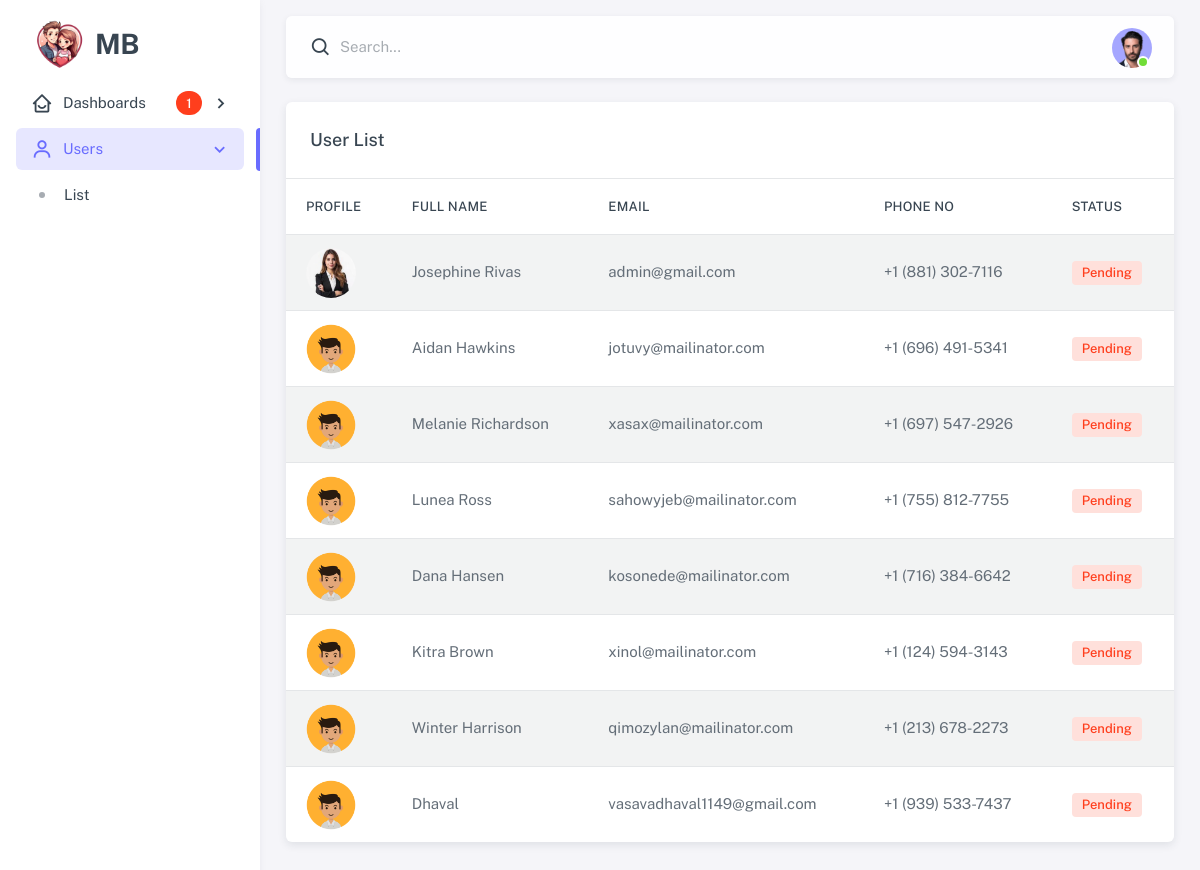
The app's page /admin/user_list.php (signed in) with its own data.
### tables this page shows
CREATE TABLE `users` (
  `id` int(11) NOT NULL,
  `role_id` int(11) NOT NULL DEFAULT 2,
  `full_name` varchar(255) DEFAULT NULL,
  `profile_img` varchar(255) NOT NULL DEFAULT 'assets/img/avatar/avatar-1.png',
  `password` varchar(255) DEFAULT NULL,
  `dob` date DEFAULT NULL,
  `gender` varchar(10) DEFAULT NULL,
  `email` varchar(255) DEFAULT NULL,
  `phone_no` varchar(20) DEFAULT NULL,
  `height` float DEFAULT NULL,
  `weight` float DEFAULT NULL,
  `cast` varchar(255) DEFAULT NULL,
  `place_of_birth` varchar(255) DEFAULT NULL,
  `state` varchar(255) DEFAULT NULL,
  `city` varchar(255) DEFAULT NULL,
  `religion` varchar(255) DEFAULT NULL,
  `mother_tongue` varchar(255) DEFAULT NULL,
  `education` varchar(255) DEFAULT NULL,
  `occupation` varchar(255) DEFAULT NULL,
  `income` decimal(10,2) DEFAULT NULL,
  `father_occupation` varchar(255) DEFAULT NULL,
  `mother_occupation` varchar(255) DEFAULT NULL,
  `siblings` int(11) DEFAULT NULL,
  `partner_age` int(11) DEFAULT NULL,
  `partner_height` float DEFAULT NULL,
  `partner_religion` varchar(255) DEFAULT NULL,
  `personality_traits` text DEFAULT NULL,
  `hobbies` text DEFAULT NULL,
  `about_me` text DEFAULT NULL,
  `what_are_you_looking_for` text DEFAULT NULL,
  `status` varchar(50) DEFAULT NULL,
  `created_at` timestamp NOT NULL DEFAULT current_timestamp(),
  `updated_at` timestamp NOT NULL DEFAULT current_timestamp() ON UPDATE current_timestamp()
);

### admin/db.php (called while the page is built, shortened)
<?php
$base_url = "http://" . $_SERVER['HTTP_HOST'] . dirname($_SERVER['SCRIPT_NAME']);
?>

### admin/user_list.php (the view, shortened to what this page needs)
<?php include 'header.php'; ?>
<?php
$sql = "SELECT * FROM users";
$result = mysqli_query($conn, $sql);
?>
<body>
    <div class="layout-wrapper layout-content-navbar">
        <div class="layout-container">
            <?php include 'sidebar.php'; ?>
            <div class="layout-page">
                <?php include 'navbar.php'; ?>
                <div class="content-wrapper">
                    <div class="container-xxl flex-grow-1 container-p-y">
                        <div class="card">
                            <h5 class="card-header">User List</h5>
                            <div class="table-responsive text-nowrap">
                                <table class="table table-striped">
                                    <thead>
                                        <tr>
                                            <th>Profile</th>
                                            <th>Full Name</th>
                                            <th>Email</th>
                                            <th>Phone No</th>
                                            <th>Status</th>
                                        </tr>
                                    </thead>
                                    <tbody class="table-border-bottom-0">
                                        <?php if (mysqli_num_rows($result) > 0): ?>
                                        <?php while ($row = mysqli_fetch_assoc($result)): ?>
                                        <tr>
                                            <td>
                                            <img src="<?= str_replace('admin/', '', $base_url . '/' . $row['profile_img']); ?>" alt="Profile"
     alt="Profile Picture"
     class="profile-img"
     onerror="this.onerror=null; this.src='<?= $base_url ?>/assets/img/avatar/avatar-1.png';">
                                            </td>
                                            <td><?= htmlspecialchars($row['full_name']) ?></td>
                                            <td><?= htmlspecialchars($row['email']) ?></td>
                                            <td><?= htmlspecialchars($row['phone_no']) ?></td>
                                            <td>
                                                <span
                                                    class="badge bg-label-<?= $row['status'] === 'active' ? 'success' : 'danger' ?>">
                                                    <?= ucfirst($row['status']) ?>
                                                </span>
                                            </td>
                                        </tr>
                                        <?php endwhile; ?>
                                        <?php else: ?>
                                        <tr>
                                            <td colspan="5" class="text-center">No users found</td>
                                        </tr>
                                        <?php endif; ?>
                                    </tbody>
                                </table>
                            </div>
                        </div>
                    </div>
                </div>
            </div>
        </div>
    </div>
</body>
</html>

### admin/header.php (shortened to what this page needs)
<?php
include 'db.php';
?>
<!doctype html>
<html lang="en" class="light-style layout-menu-fixed layout-compact" dir="ltr" data-theme="theme-default"
    data-assets-path="assets/" data-template="vertical-menu-template-free" data-style="light">
<head>
    <link rel="stylesheet" href="assets/vendor/fonts/boxicons.css" />
    <link rel="stylesheet" href="assets/vendor/css/core.css" class="template-customizer-core-css" />
    <link rel="stylesheet" href="assets/vendor/css/theme-default.css" class="template-customizer-theme-css" />
    <link rel="stylesheet" href="assets/css/demo.css" />
    <link rel="stylesheet" href="assets/vendor/libs/perfect-scrollbar/perfect-scrollbar.css" />
    <link rel="stylesheet" href="assets/vendor/libs/apex-charts/apex-charts.css" />
</head>

### admin/sidebar.php (shortened to what this page needs)
<aside id="layout-menu" class="layout-menu menu-vertical menu bg-menu-theme">
    <div class="app-brand demo">
        <a href="index.html" class="app-brand-link">
            <span class="app-brand-logo demo">
            <img src="../assets/img/logo/logo2.png" alt="" srcset="" width="55px;">
            </span>
            <span class="app-brand-text demo menu-text fw-bold ms-2">MB</span>
        </a>
    </div>
    <ul class="menu-inner py-1">
        <?php
        $currentFile = basename($_SERVER['PHP_SELF']);
        $isDashboard = ($currentFile == 'dashboard.php');
        $isUserList = ($currentFile == 'user_list.php');
        ?>
        <li class="menu-item <?php echo $isDashboard ? 'active open' : ''; ?>">
            <a href="javascript:void(0);" class="menu-link menu-toggle">
                <i class="menu-icon tf-icons bx bx-home-smile"></i>
                <div class="text-truncate" data-i18n="Dashboards">Dashboards</div>
                <span class="badge rounded-pill bg-danger ms-auto">1</span>
            </a>
        </li>
        <li class="menu-item <?php echo $isUserList ? 'active open' : ''; ?> ">
            <a href="javascript:void(0);" class="menu-link menu-toggle">
                <i class="menu-icon icon-base bx bx-user"></i>
                <div data-i18n="Users">Users</div>
            </a>
            <ul class="menu-sub <?php echo $isUserList ? 'active' : ''; ?>">
                <li class="menu-item">
                    <a href="user_list.php" class="menu-link">
                        <div class="text-truncate" data-i18n="List">List</div>
                    </a>
                </li>
            </ul>
        </li>
    </ul>
</aside>

### admin/navbar.php (shortened to what this page needs)
<nav class="layout-navbar container-xxl navbar navbar-expand-xl navbar-detached align-items-center bg-navbar-theme"
                    id="layout-navbar">
                    <div class="navbar-nav-right d-flex align-items-center" id="navbar-collapse">
                        <div class="navbar-nav align-items-center">
                            <div class="nav-item d-flex align-items-center">
                                <i class="bx bx-search bx-md"></i>
                                <input type="text" class="form-control border-0 shadow-none ps-1 ps-sm-2"
                                    placeholder="Search..." aria-label="Search..." />
                            </div>
                        </div>
                        <ul class="navbar-nav flex-row align-items-center ms-auto">
                            <li class="nav-item navbar-dropdown dropdown-user dropdown">
                                <a class="nav-link dropdown-toggle hide-arrow p-0" href="javascript:void(0);"
                                    data-bs-toggle="dropdown">
                                    <div class="avatar avatar-online">
                                        <img src="assets/img/avatars/1.png" alt class="w-px-40 h-auto rounded-circle" />
                                    </div>
                                </a>
                            </li>
                        </ul>
                    </div>
                </nav>

### admin/assets/css/demo.css (style rules this page uses)
.menu .app-brand.demo { height: 64px; margin-top: 12px; }
.app-brand-text.demo { font-size: 1.75rem; letter-spacing: -0.5px; }

### admin/header.php (style rules this page uses)
.profile-img { width: 50px; height: 50px; border-radius: 50%; object-fit: cover; }

### records on screen
users: profile_img (picture), full_name "Josephine Rivas", email "admin@gmail.com", phone_no "+1 (881) 302-7116", status "Pending"
users: profile_img (picture), full_name "Aidan Hawkins", email "jotuvy@mailinator.com", phone_no "+1 (696) 491-5341", status "Pending"
users: profile_img (picture), full_name "Melanie Richardson", email "xasax@mailinator.com", phone_no "+1 (697) 547-2926", status "Pending"
users: profile_img (picture), full_name "Lunea Ross", email "sahowyjeb@mailinator.com", phone_no "+1 (755) 812-7755", status "Pending"
users: profile_img (picture), full_name "Dana Hansen", email "kosonede@mailinator.com", phone_no "+1 (716) 384-6642", status "Pending"
users: profile_img (picture), full_name "Kitra Brown", email "xinol@mailinator.com", phone_no "+1 (124) 594-3143", status "Pending"
users: profile_img (picture), full_name "Winter Harrison", email "qimozylan@mailinator.com", phone_no "+1 (213) 678-2273", status "Pending"
users: profile_img (picture), full_name "Dhaval", email "vasavadhaval1149@gmail.com", phone_no "+1 (939) 533-7437", status "Pending"
